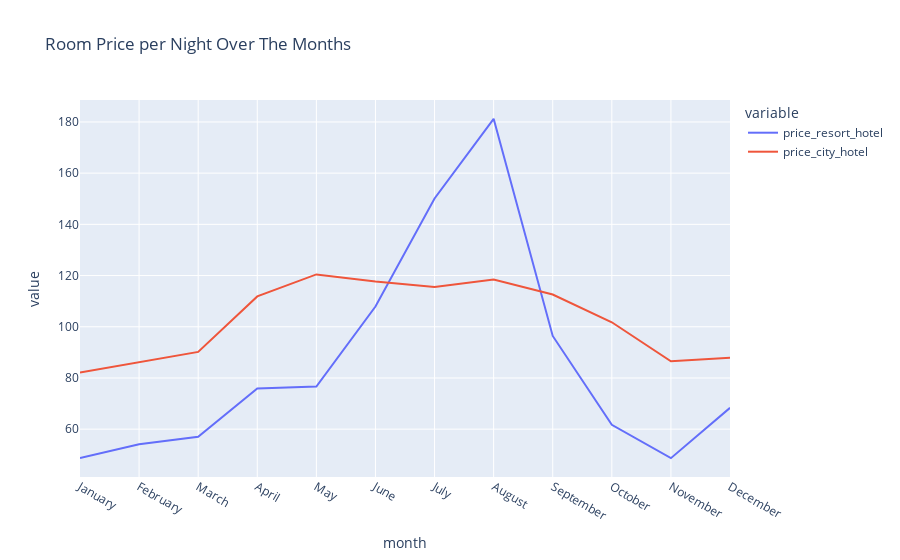

The code cell stored with this chart in its notebook:
### Code cell
px.line(adr_hotel, x='month',
        y=['price_resort_hotel','price_city_hotel'],
        title='Room Price per Night Over The Months')

### Figure 1 — Plotly figure (JSON) as saved in the notebook; plotly's stock layout.template omitted (floating-point values rounded to 4 significant figures)
{"data": [{"hovertemplate": "variable=price_resort_hotel<br>month=%{x}<br>value=%{y}<extra></extra>", "legendgroup": "price_resort_hotel", "line": {"color": "#636efa", "dash": "solid"}, "marker": {"symbol": "circle"}, "mode": "lines", "name": "price_resort_hotel", "orientation": "v", "showlegend": true, "type": "scatter", "x": ["January", "February", "March", "April", "May", "June", "July", "August", "September", "October", "November", "December"], "xaxis": "x", "y": [48.71, 54.15, 57.01, 75.87, 76.66, 107.9, 150.1, 181.2, 96.42, 61.73, 48.68, 68.32], "yaxis": "y"}, {"hovertemplate": "variable=price_city_hotel<br>month=%{x}<br>value=%{y}<extra></extra>", "legendgroup": "price_city_hotel", "line": {"color": "#EF553B", "dash": "solid"}, "marker": {"symbol": "circle"}, "mode": "lines", "name": "price_city_hotel", "orientation": "v", "showlegend": true, "type": "scatter", "x": ["January", "February", "March", "April", "May", "June", "July", "August", "September", "October", "November", "December"], "xaxis": "x", "y": [82.16, 86.18, 90.17, 111.9, 120.4, 117.7, 115.6, 118.4, 112.6, 101.7, 86.5, 87.86], "yaxis": "y"}], "layout": {"autosize": true, "legend": {"title": {"text": "variable"}, "tracegroupgap": 0}, "title": {"text": "Room Price per Night Over The Months"}, "xaxis": {"anchor": "y", "autorange": true, "domain": [0, 1], "range": [0, 11], "title": {"text": "month"}, "type": "category"}, "yaxis": {"anchor": "x", "autorange": true, "domain": [0, 1], "range": [41.32, 188.6], "title": {"text": "value"}, "type": "linear"}}}
